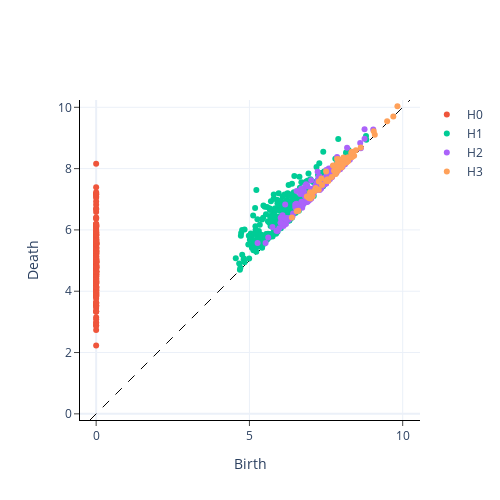

The cell this chart's notebook holds for it:
### Code cell
plot_diagram(left_hold_diagrams[0][0])
